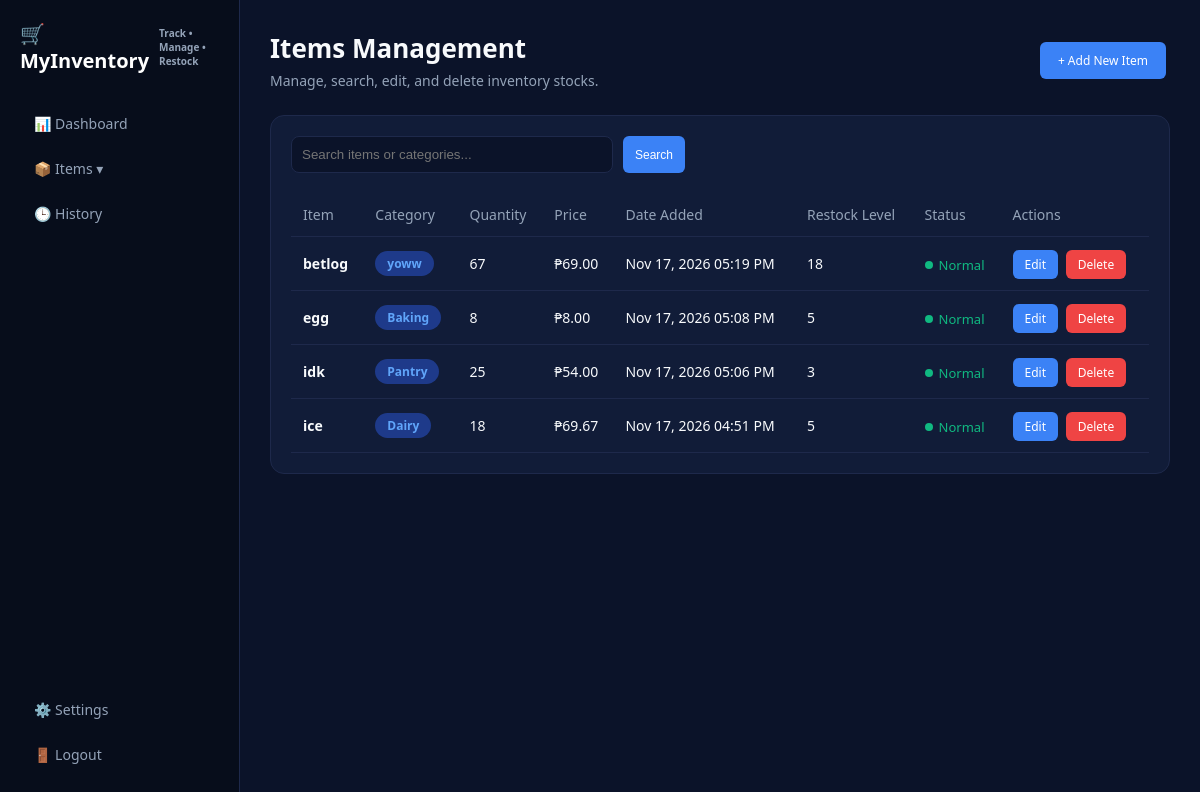
The page /my_items.php on the database as committed earlier.
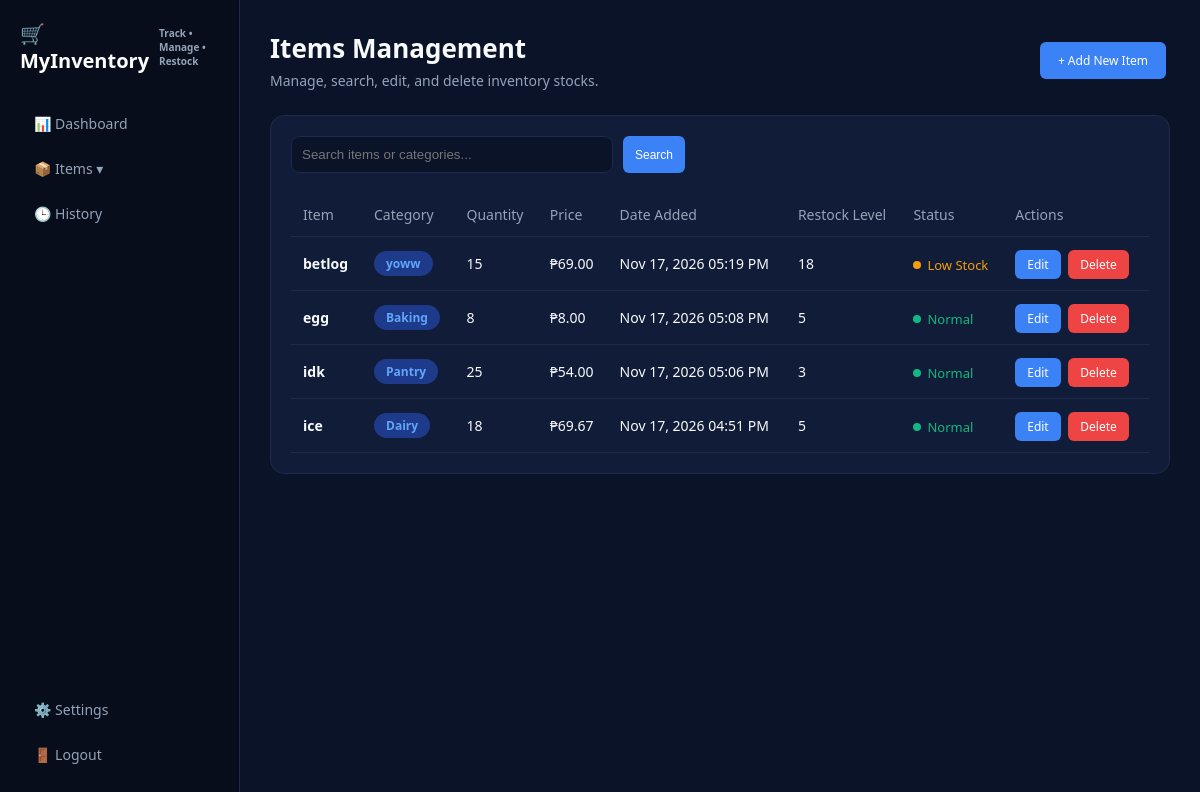
The same page on the database as committed later.
### tables this page shows
CREATE TABLE items (
            id INTEGER PRIMARY KEY AUTOINCREMENT,
            name TEXT NOT NULL,
            category TEXT NOT NULL,
            quantity TEXT NOT NULL,
            price REAL NOT NULL,
            restock_level INTEGER NOT NULL,
            date_added DATETIME DEFAULT CURRENT_TIMESTAMP
        );

### my_items.php (the view, shortened to what this page needs)
<?php
require_once 'includes/db.php';
$search = $_GET['search'] ?? '';
if ($search) {
    $stmt = $pdo->prepare("SELECT * FROM items WHERE name LIKE ? OR category LIKE ? ORDER BY id DESC");
    $stmt->execute(["%$search%", "%$search%"]);
} else {
    $stmt = $pdo->query("SELECT * FROM items ORDER BY id DESC");
}
$items = $stmt->fetchAll();
?>
<!DOCTYPE html>
<html lang="en">
<head>
    <link rel="stylesheet" href="css/style.css">
</head>
<body>
    <div class="sidebar">
        <div>
            <div class="logo-area">🛒 MyInventory <span class="logo-sub">Track • Manage • Restock</span></div>
            <ul>
                <li><a href="my_dashboard.php">📊 Dashboard</a></li>
                <li>
                    <a href="javascript:void(0);" onclick="toggleSubmenu(event)">📦 Items ▾</a>
                </li>
                <li><a href="my_history.php">🕒 History</a></li>
            </ul>
        </div>
        <div>
            <ul>
                <li><a href="settings.php">⚙️ Settings</a></li>
                <li><a href="logout.php">🚪 Logout</a></li>
            </ul>
        </div>
    </div>
    <div class="main-content">
        <div class="header-top">
            <div>
                <h1>Items Management</h1>
                <p>Manage, search, edit, and delete inventory stocks.</p>
            </div>
            <a href="my_add.php" class="btn-action" style="padding: 10px 18px; text-decoration:none;">+ Add New Item</a>
        </div>
        <div class="section-box">
            <form method="GET" style="margin-bottom: 20px; display:flex; gap:10px;">
                <input type="text" name="search" placeholder="Search items or categories..." value="<?php echo htmlspecialchars($search); ?>" style="padding: 10px; width: 300px; background:var(--bg-dark); border:1px solid var(--border-color); color:#fff; border-radius:8px;">
                <button type="submit" class="btn-action">Search</button>
            </form>
            <table>
                <thead>
                    <tr>
                        <th>Item</th>
                        <th>Category</th>
                        <th>Quantity</th>
                        <th>Price</th>
                        <th>Date Added</th>
                        <th>Restock Level</th>
                        <th>Status</th>
                        <th>Actions</th>
                    </tr>
                </thead>
                <tbody>
                    <?php if (count($items) > 0): foreach ($items as $item):
                        $qtyVal = intval($item['quantity']);
                        $restockVal = intval($item['restock_level']);
                        if ($qtyVal <= $restockVal) {
                            $statusClass = "low";
                            $statusText = "Low Stock";
                        } else {
                            $statusClass = "normal";
                            $statusText = "Normal";
                        }
                    ?>
                    <tr>
                        <td><strong><?php echo htmlspecialchars($item['name']); ?></strong></td>
                        <td><span class="pill"><?php echo htmlspecialchars($item['category']); ?></span></td>
                        <td><?php echo htmlspecialchars($item['quantity']); ?></td>
                        <td>₱<?php echo number_format($item['price'], 2); ?></td>
                        <td><?php echo date('M d, Y h:i A', strtotime($item['date_added'])); ?></td>
                        <td><?php echo $item['restock_level']; ?></td>
                        <td><span class="status-badge <?php echo $statusClass; ?>"><?php echo $statusText; ?></span></td>
                        <td>
                            <a href="my_edit.php?id=<?php echo $item['id']; ?>" class="btn-action">Edit</a>
                            <a href="my_delete.php?id=<?php echo $item['id']; ?>" class="btn-action delete" onclick="return confirm('Delete this item?');">Delete</a>
                        </td>
                    </tr>
                    <?php endforeach; else: ?>
                    <tr><td colspan="8" style="text-align:center; color:var(--text-muted);">No items found.</td></tr>
                    <?php endif; ?>
                </tbody>
            </table>
        </div>
    </div>
</body>
</html>

Rows that differ between the two databases and show on the page:
changed items "betlog": quantity "67" → "15"; statusText "Normal" → "Low Stock"
